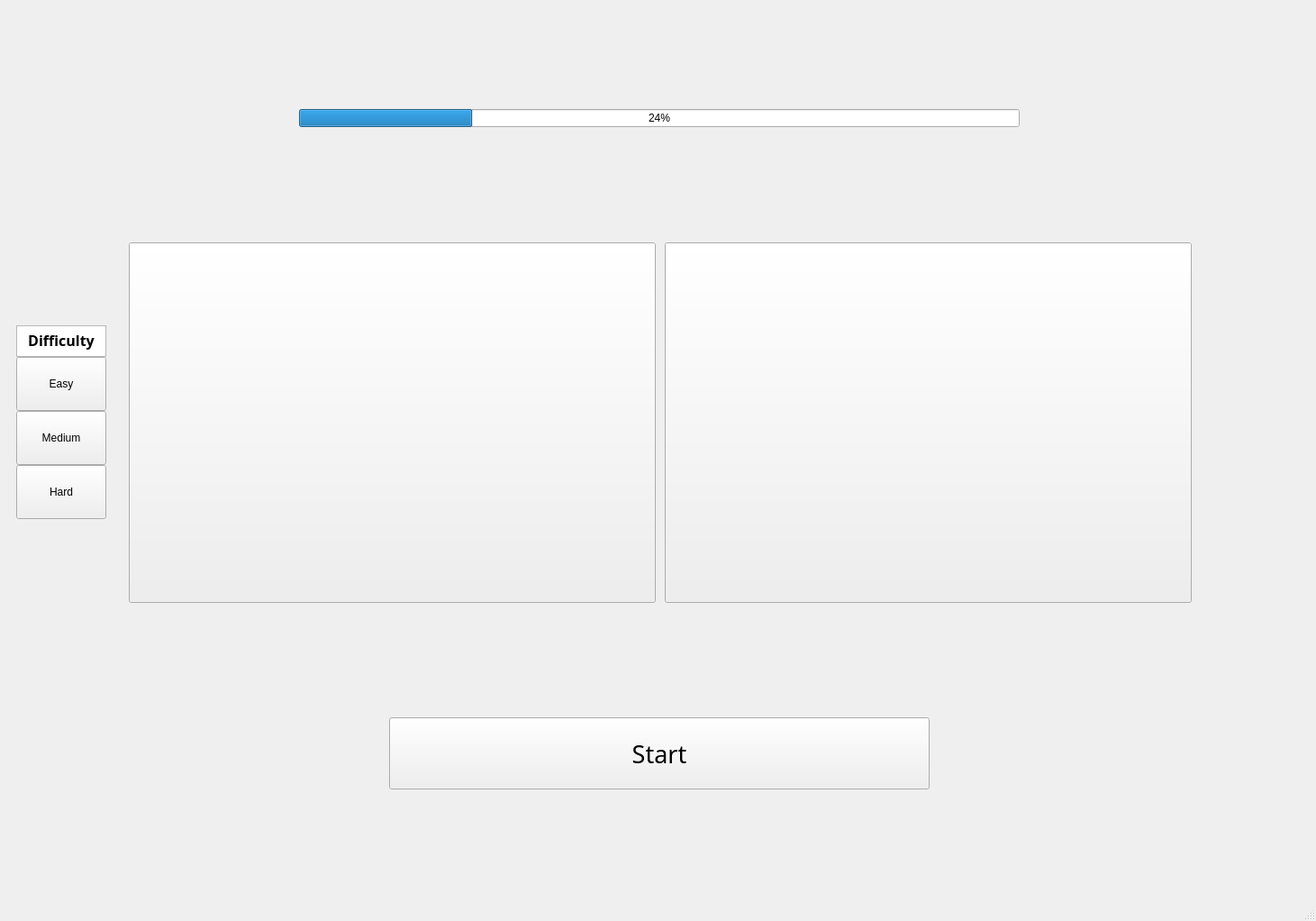
<?xml version="1.0" encoding="UTF-8"?>
<ui version="4.0">
 <class>Display</class>
 <widget class="QMainWindow" name="Display">
  <property name="geometry">
   <rect>
    <x>0</x>
    <y>0</y>
    <width>1461</width>
    <height>1022</height>
   </rect>
  </property>
  <property name="sizePolicy">
   <sizepolicy hsizetype="Minimum" vsizetype="MinimumExpanding">
    <horstretch>0</horstretch>
    <verstretch>0</verstretch>
   </sizepolicy>
  </property>
  <property name="maximumSize">
   <size>
    <width>16777215</width>
    <height>16777215</height>
   </size>
  </property>
  <property name="windowTitle">
   <string>Simon</string>
  </property>
  <widget class="QWidget" name="centralwidget">
   <property name="sizePolicy">
    <sizepolicy hsizetype="Preferred" vsizetype="Preferred">
     <horstretch>0</horstretch>
     <verstretch>0</verstretch>
    </sizepolicy>
   </property>
   <property name="mouseTracking">
    <bool>false</bool>
   </property>
   <layout class="QGridLayout" name="gridLayout" rowstretch="0,0,0,0,0" columnstretch="0,0,0,0,0,0">
    <property name="sizeConstraint">
     <enum>QLayout::SizeConstraint::SetDefaultConstraint</enum>
    </property>
    <property name="leftMargin">
     <number>9</number>
    </property>
    <item row="1" column="4" alignment="Qt::AlignmentFlag::AlignHCenter">
     <widget class="QProgressBar" name="progressBar">
      <property name="sizePolicy">
       <sizepolicy hsizetype="Maximum" vsizetype="MinimumExpanding">
        <horstretch>0</horstretch>
        <verstretch>0</verstretch>
       </sizepolicy>
      </property>
      <property name="minimumSize">
       <size>
        <width>800</width>
        <height>0</height>
       </size>
      </property>
      <property name="maximumSize">
       <size>
        <width>8000</width>
        <height>20</height>
       </size>
      </property>
      <property name="value">
       <number>24</number>
      </property>
     </widget>
    </item>
    <item row="4" column="4" alignment="Qt::AlignmentFlag::AlignHCenter">
     <widget class="QPushButton" name="startButton">
      <property name="sizePolicy">
       <sizepolicy hsizetype="Expanding" vsizetype="Fixed">
        <horstretch>0</horstretch>
        <verstretch>0</verstretch>
       </sizepolicy>
      </property>
      <property name="minimumSize">
       <size>
        <width>600</width>
        <height>40</height>
       </size>
      </property>
      <property name="maximumSize">
       <size>
        <width>8000</width>
        <height>80</height>
       </size>
      </property>
      <property name="sizeIncrement">
       <size>
        <width>0</width>
        <height>0</height>
       </size>
      </property>
      <property name="baseSize">
       <size>
        <width>0</width>
        <height>0</height>
       </size>
      </property>
      <property name="font">
       <font>
        <family>Lucida Sans</family>
        <pointsize>20</pointsize>
       </font>
      </property>
      <property name="text">
       <string>Start</string>
      </property>
     </widget>
    </item>
    <item row="3" column="5">
     <spacer name="rightSapcer">
      <property name="orientation">
       <enum>Qt::Orientation::Horizontal</enum>
      </property>
      <property name="sizeType">
       <enum>QSizePolicy::Policy::Fixed</enum>
      </property>
      <property name="sizeHint" stdset="0">
       <size>
        <width>120</width>
        <height>20</height>
       </size>
      </property>
     </spacer>
    </item>
    <item row="3" column="4">
     <widget class="QWidget" name="colorButtonLayout" native="true">
      <property name="sizePolicy">
       <sizepolicy hsizetype="MinimumExpanding" vsizetype="MinimumExpanding">
        <horstretch>0</horstretch>
        <verstretch>0</verstretch>
       </sizepolicy>
      </property>
      <property name="minimumSize">
       <size>
        <width>600</width>
        <height>0</height>
       </size>
      </property>
      <layout class="QHBoxLayout" name="horizontalLayout" stretch="0,0">
       <property name="spacing">
        <number>10</number>
       </property>
       <property name="sizeConstraint">
        <enum>QLayout::SizeConstraint::SetMinAndMaxSize</enum>
       </property>
       <property name="leftMargin">
        <number>10</number>
       </property>
       <property name="topMargin">
        <number>10</number>
       </property>
       <item>
        <widget class="QPushButton" name="redButton">
         <property name="sizePolicy">
          <sizepolicy hsizetype="MinimumExpanding" vsizetype="MinimumExpanding">
           <horstretch>0</horstretch>
           <verstretch>0</verstretch>
          </sizepolicy>
         </property>
         <property name="minimumSize">
          <size>
           <width>100</width>
           <height>100</height>
          </size>
         </property>
         <property name="maximumSize">
          <size>
           <width>1000</width>
           <height>400</height>
          </size>
         </property>
         <property name="text">
          <string/>
         </property>
        </widget>
       </item>
       <item>
        <widget class="QPushButton" name="blueButton">
         <property name="enabled">
          <bool>true</bool>
         </property>
         <property name="sizePolicy">
          <sizepolicy hsizetype="MinimumExpanding" vsizetype="MinimumExpanding">
           <horstretch>0</horstretch>
           <verstretch>0</verstretch>
          </sizepolicy>
         </property>
         <property name="minimumSize">
          <size>
           <width>100</width>
           <height>100</height>
          </size>
         </property>
         <property name="maximumSize">
          <size>
           <width>1000</width>
           <height>400</height>
          </size>
         </property>
         <property name="sizeIncrement">
          <size>
           <width>0</width>
           <height>0</height>
          </size>
         </property>
         <property name="text">
          <string/>
         </property>
        </widget>
       </item>
      </layout>
     </widget>
    </item>
    <item row="3" column="1">
     <widget class="QWidget" name="difficultyLayout" native="true">
      <property name="sizePolicy">
       <sizepolicy hsizetype="MinimumExpanding" vsizetype="MinimumExpanding">
        <horstretch>0</horstretch>
        <verstretch>0</verstretch>
       </sizepolicy>
      </property>
      <property name="maximumSize">
       <size>
        <width>100</width>
        <height>600</height>
       </size>
      </property>
      <layout class="QVBoxLayout" name="verticalLayout_3" stretch="0,0,0,0">
       <property name="spacing">
        <number>0</number>
       </property>
       <property name="sizeConstraint">
        <enum>QLayout::SizeConstraint::SetMinAndMaxSize</enum>
       </property>
       <item>
        <widget class="QTextBrowser" name="textBrowser">
         <property name="sizePolicy">
          <sizepolicy hsizetype="Expanding" vsizetype="MinimumExpanding">
           <horstretch>0</horstretch>
           <verstretch>0</verstretch>
          </sizepolicy>
         </property>
         <property name="minimumSize">
          <size>
           <width>0</width>
           <height>35</height>
          </size>
         </property>
         <property name="maximumSize">
          <size>
           <width>100</width>
           <height>35</height>
          </size>
         </property>
         <property name="font">
          <font>
           <family>Chiller</family>
          </font>
         </property>
         <property name="html">
          <string>&lt;!DOCTYPE HTML PUBLIC &quot;-//W3C//DTD HTML 4.0//EN&quot; &quot;http://www.w3.org/TR/REC-html40/strict.dtd&quot;&gt;
&lt;html&gt;&lt;head&gt;&lt;meta name=&quot;qrichtext&quot; content=&quot;1&quot; /&gt;&lt;meta charset=&quot;utf-8&quot; /&gt;&lt;style type=&quot;text/css&quot;&gt;
p, li { white-space: pre-wrap; }
hr { height: 1px; border-width: 0; }
li.unchecked::marker { content: &quot;\2610&quot;; }
li.checked::marker { content: &quot;\2612&quot;; }
&lt;/style&gt;&lt;/head&gt;&lt;body style=&quot; font-family:'Chiller'; font-size:9pt; font-weight:400; font-style:normal;&quot;&gt;
&lt;p align=&quot;center&quot; style=&quot; margin-top:0px; margin-bottom:0px; margin-left:0px; margin-right:0px; -qt-block-indent:0; text-indent:0px;&quot;&gt;&lt;span style=&quot; font-family:'Segoe UI'; font-size:12pt; font-weight:700;&quot;&gt;Difficulty&lt;/span&gt;&lt;/p&gt;&lt;/body&gt;&lt;/html&gt;</string>
         </property>
        </widget>
       </item>
       <item>
        <widget class="QPushButton" name="easyButton">
         <property name="sizePolicy">
          <sizepolicy hsizetype="Minimum" vsizetype="MinimumExpanding">
           <horstretch>0</horstretch>
           <verstretch>0</verstretch>
          </sizepolicy>
         </property>
         <property name="minimumSize">
          <size>
           <width>0</width>
           <height>60</height>
          </size>
         </property>
         <property name="maximumSize">
          <size>
           <width>100</width>
           <height>60</height>
          </size>
         </property>
         <property name="text">
          <string>Easy</string>
         </property>
         <property name="iconSize">
          <size>
           <width>16</width>
           <height>16</height>
          </size>
         </property>
        </widget>
       </item>
       <item>
        <widget class="QPushButton" name="mediumButton">
         <property name="sizePolicy">
          <sizepolicy hsizetype="Minimum" vsizetype="MinimumExpanding">
           <horstretch>0</horstretch>
           <verstretch>0</verstretch>
          </sizepolicy>
         </property>
         <property name="minimumSize">
          <size>
           <width>0</width>
           <height>60</height>
          </size>
         </property>
         <property name="maximumSize">
          <size>
           <width>100</width>
           <height>60</height>
          </size>
         </property>
         <property name="text">
          <string>Medium</string>
         </property>
        </widget>
       </item>
       <item>
        <widget class="QPushButton" name="hardButton">
         <property name="sizePolicy">
          <sizepolicy hsizetype="Minimum" vsizetype="MinimumExpanding">
           <horstretch>0</horstretch>
           <verstretch>0</verstretch>
          </sizepolicy>
         </property>
         <property name="minimumSize">
          <size>
           <width>0</width>
           <height>60</height>
          </size>
         </property>
         <property name="maximumSize">
          <size>
           <width>100</width>
           <height>60</height>
          </size>
         </property>
         <property name="text">
          <string>Hard</string>
         </property>
        </widget>
       </item>
      </layout>
     </widget>
    </item>
   </layout>
  </widget>
  <widget class="QMenuBar" name="menubar">
   <property name="geometry">
    <rect>
     <x>0</x>
     <y>0</y>
     <width>1461</width>
     <height>21</height>
    </rect>
   </property>
  </widget>
  <widget class="QStatusBar" name="statusbar"/>
 </widget>
 <resources/>
 <connections/>
</ui>
